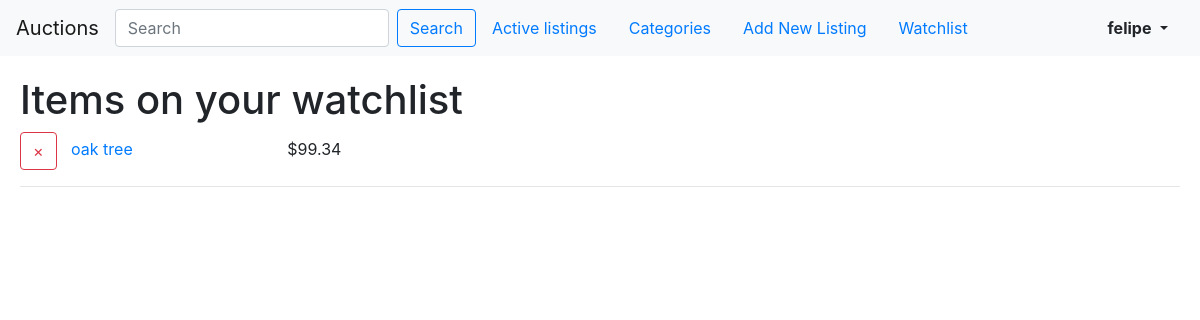
Screenshot of /watchlist (signed in) with the database file from the repository.
### auctions/models.py (models this page shows, shortened)
class User(AbstractUser):
    def __str__(self):
        return self.username

class Listing(models.Model):
    owner = models.ForeignKey(User, on_delete=models.CASCADE, related_name="owned_auctions")
    title = models.CharField(max_length=200)
    state = models.CharField(max_length=10, default="active", choices = [('active','active'), ('closed', 'closed')])
    category = models.CharField(max_length=64, null=True, blank=True)
    description = models.CharField(max_length=1500)
    price = models.DecimalField(max_digits=8, decimal_places=2)
    start_date = models.DateField(auto_now_add=True, editable=False)
    item_image = models.ImageField(upload_to ='uploads/', null=True, blank=True)
    watchers = models.ManyToManyField(User, blank=True, related_name="watched_items")
    highest_bidder = models.ForeignKey(User, on_delete=models.CASCADE, related_name="placed_bids", null=True, blank=True)
    def __str__(self):
        return self.title

### auctions/views.py (the view)
# urls.py: path("watchlist", views.watchlist, name="watchlist"),
def watchlist(request):
    user = request.user
    if request.method == "POST":
        listing = Listing.objects.get(id=request.POST["watch_remove"])
        listing.watchers.remove(user)
    return render(request, "auctions/watchlist.html", {
        "watched_items": user.watched_items.all(),
    })

### auctions/templates/auctions/watchlist.html (shortened to what this page needs)
{% extends "auctions/layout.html" %}
{% block body %}
    <h1>Items on your watchlist</h1>
    {% for item in watched_items %}
    <form method="post">
        <div  class="watchlist_grid">
        <button value="{{item.id}}" name="watch_remove" class="btn btn-outline-danger" style="margin-right:10px">×</button>
        <a href='/listings/{{item.id}}'>{{ item }}</a>
        <span style='margin-left:150px';>${{ item.price }}</span>
    </div>
    </form>
        <hr>
    {% empty %}
    <p>no items to show.</p>
    {% endfor %}
{% endblock %}

### auctions/templates/auctions/layout.html (shortened to what this page needs)
{% load static %}
<!DOCTYPE html>
<html lang="en">
    <head>
        <link rel="stylesheet" href="https://stackpath.bootstrapcdn.com/bootstrap/4.4.1/css/bootstrap.min.css">
        <link href="{% static 'auctions/styles.css' %}" rel="stylesheet">
    </head>
    <body>
        <nav class="navbar sticky-top navbar-expand-lg navbar-light bg-light" style="display:flex; justify-content:space-between;">
            <ul class="nav">
                <a class="navbar-brand" href="{% url 'index' %}">Auctions</a>
                <form action="{% url 'index' %}" method="post" class="form-inline">
                    <input class="form-control mr-sm-2" type="search" name="q" placeholder="Search" aria-label="Search">
                    <button class="btn btn-outline-primary my-2 my-sm-0" name="search_submit" type="submit">Search</button>
                </form>
                <li class="nav-item">
                    <a class="nav-link" href="{% url 'index' %}">Active listings</a>
                </li>
                <li class="nav-item">
                    <a class="nav-link" href="{% url 'categories' %}">Categories</a>
                </li>
                {% if user.is_authenticated %}
                <li class="nav-item">
                    <a class="nav-link" href="{% url 'new_listing' %}">Add New Listing</a>
                </li>
                    <li class="nav-item">
                        <a class="nav-link" href="{% url 'watchlist' %}">Watchlist</a>
                    </li>
                {% endif %}
            </ul>
            <li class="nav-item dropdown">
                <span class="nav-link dropdown-toggle" id="navbarDropdown" role="button" data-toggle="dropdown" aria-haspopup="true" aria-expanded="false">
                    {% if user.is_authenticated %}
                        <strong>{{ user.username }}</strong>
                    {% else %}
                        Not signed in.
                    {% endif %}
                </span>
            </li>
        </nav>
            <div class="body_container">
            {% block body %}
            {% endblock %}
        </div>
    </body>
</html>

### auctions/static/auctions/styles.css (style rules this page uses)
body { margin: 0; }
li { list-style-type:none; }
.body_container { padding: 20px; }

### rows the page displays
User: username "felipe"
Listing: {{ item.id }} 6 (drawn), title "oak tree", price "99.34"
